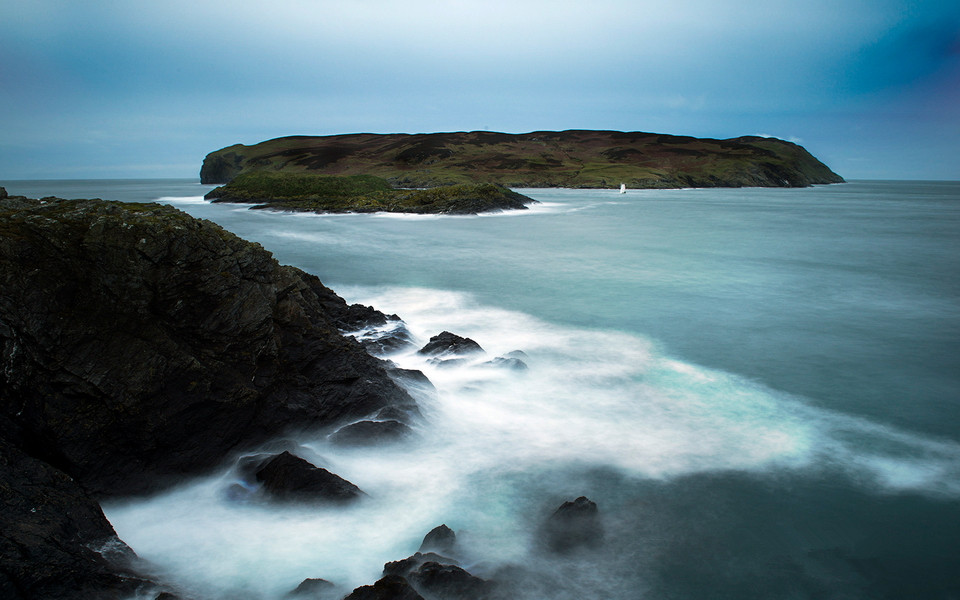
#> input picture KnowledgeMapping/PIL_OpenCV_Exp/opencvCode/45.jpg, 960 x 600 px
$ python '22-形态学转换.py'
#> lines starting #> are read from the running program, lines starting #| are printed output that depends on the picture
import cv2
import numpy as np


def show_img(im, name="no name"):
    cv2.imshow(name, im)
    cv2.waitKey(0)
    cv2.destroyAllWindows()


# 原图
img = cv2.imread('45.jpg', 0)
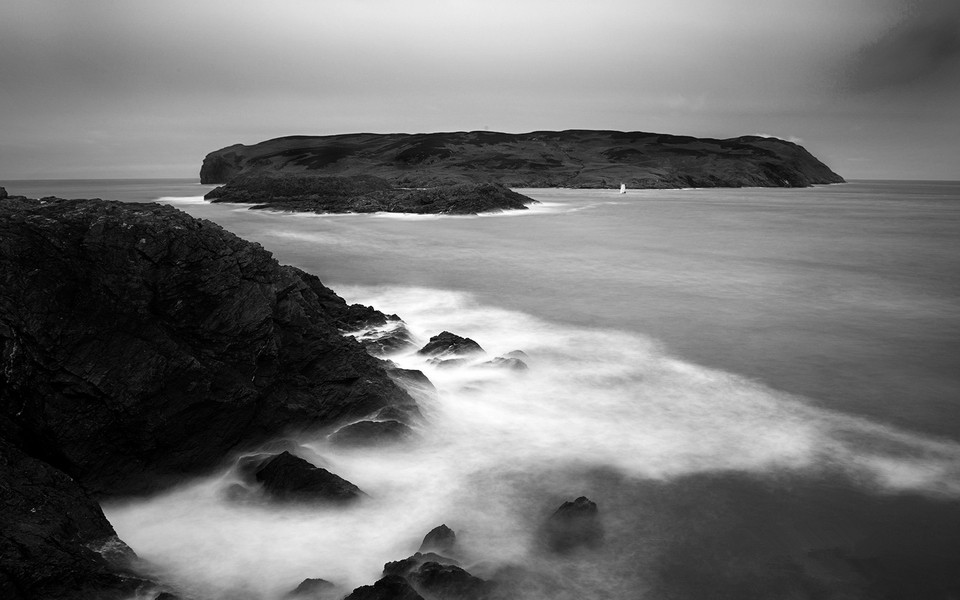
#> img: shape (600, 960); min 0, max 255, mean 115.1
show_img(img, "origin")

# 腐蚀
kernel = np.ones((5, 5), np.uint8)
erosion = cv2.erode(img, kernel, iterations=1)
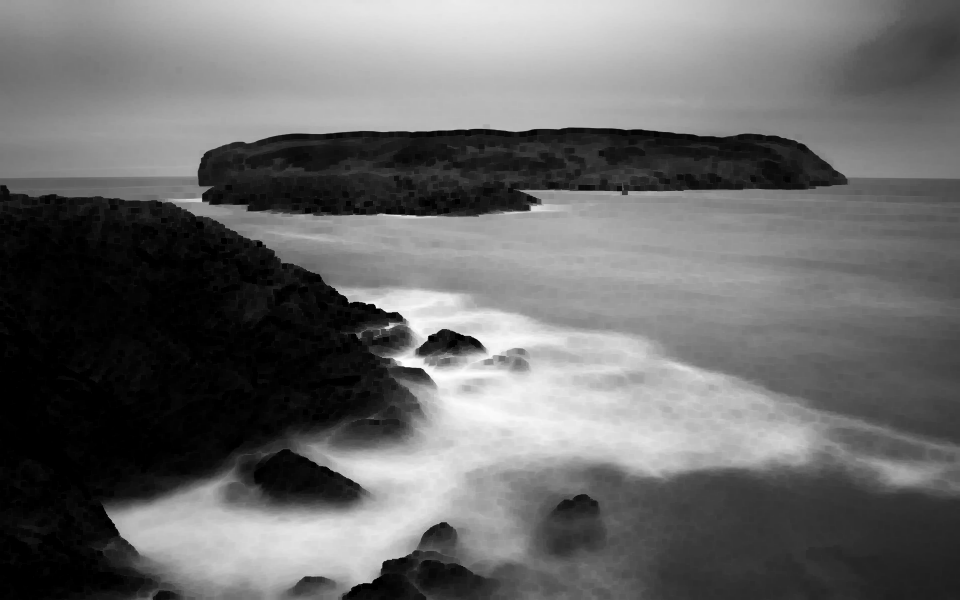
#> erosion: shape (600, 960); min 0, max 254, mean 106.2
show_img(erosion, "erode")

# 膨胀
dilation = cv2.dilate(img, kernel, iterations=1)
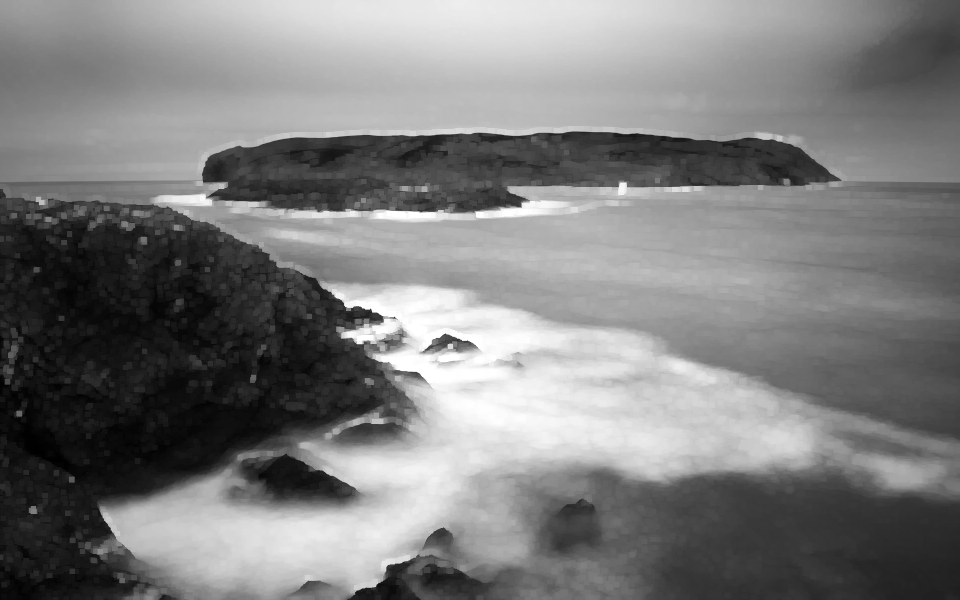
#> dilation: shape (600, 960); min 0, max 255, mean 124.7
show_img(dilation, "dilation")

# 开运算
opening = cv2.morphologyEx(img,cv2.MORPH_OPEN,kernel)
show_img(opening, "opening")

# 闭运算
closing = cv2.morphologyEx(img,cv2.MORPH_CLOSE,kernel)
show_img(closing, "closing")

# 形态学梯度
gradient = cv2.morphologyEx(img,cv2.MORPH_GRADIENT,kernel)
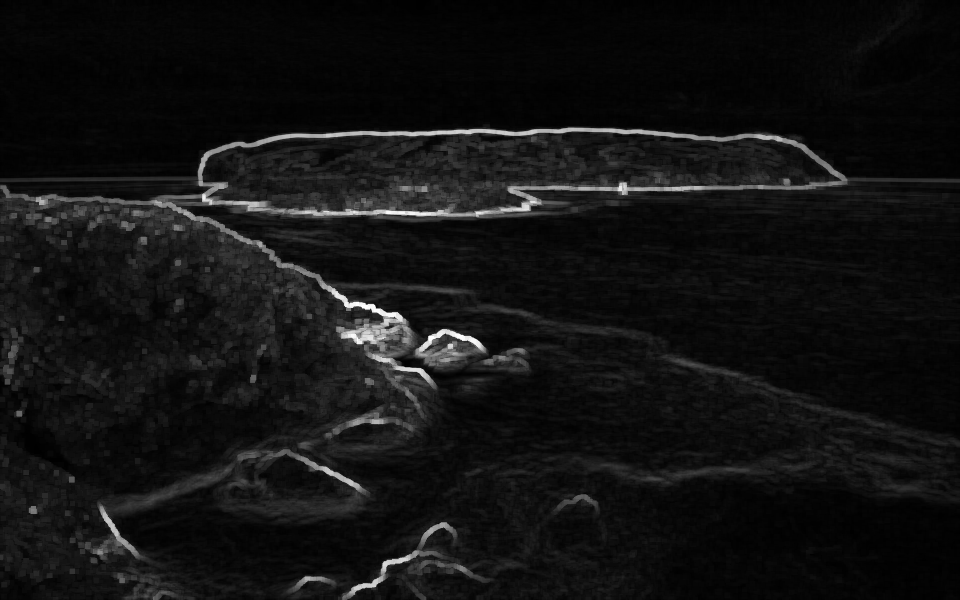
#> gradient: shape (600, 960); min 0, max 255, mean 18.5
show_img(gradient, "gradient")

# 礼帽
tophat = cv2.morphologyEx(img,cv2.MORPH_TOPHAT,kernel)
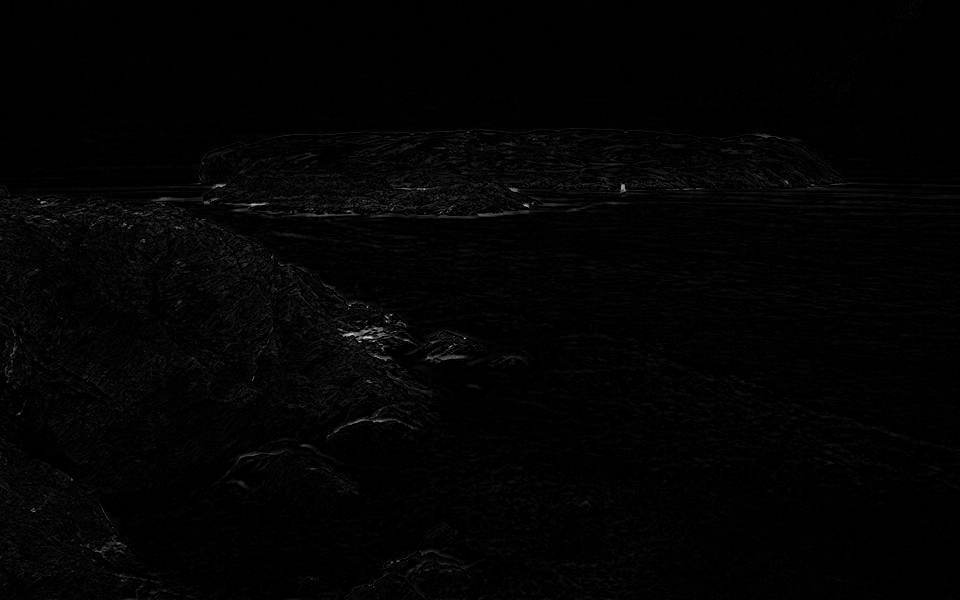
#> tophat: shape (600, 960); min 0, max 221, mean 3.2
show_img(tophat, "tophat")

# 黑帽 good
blackhat = cv2.morphologyEx(img,cv2.MORPH_BLACKHAT,kernel)
show_img(blackhat, "blackhat")

$ run again, with KnowledgeMapping/PIL_OpenCV_Exp/opencvCode/46.jpg copied over KnowledgeMapping/PIL_OpenCV_Exp/opencvCode/45.jpg
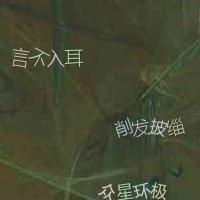
#> input picture KnowledgeMapping/PIL_OpenCV_Exp/opencvCode/46.jpg, 200 x 200 px
#> `closing = cv2.morphologyEx(img,cv2.MORPH_CLOSE,kernel)`:
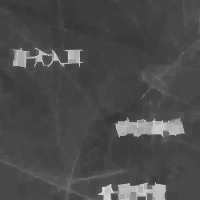
#> closing: shape (200, 200); min 55, max 220, mean 75.7
#> `tophat = cv2.morphologyEx(img,cv2.MORPH_TOPHAT,kernel)`:
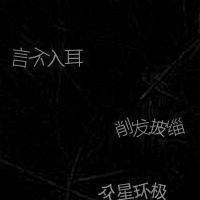
#> tophat: shape (200, 200); min 0, max 165, mean 5.8

$ run again, with KnowledgeMapping/PIL_OpenCV_Exp/opencvCode/47.jpg copied over KnowledgeMapping/PIL_OpenCV_Exp/opencvCode/45.jpg
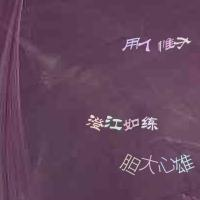
#> input picture KnowledgeMapping/PIL_OpenCV_Exp/opencvCode/47.jpg, 200 x 200 px
#> `closing = cv2.morphologyEx(img,cv2.MORPH_CLOSE,kernel)`:
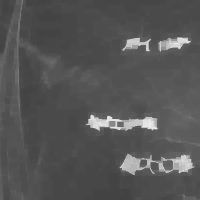
#> closing: shape (200, 200); min 66, max 251, mean 85.1
#> `tophat = cv2.morphologyEx(img,cv2.MORPH_TOPHAT,kernel)`:
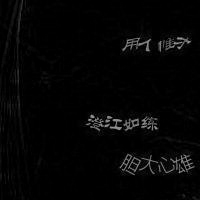
#> tophat: shape (200, 200); min 0, max 160, mean 4.9
